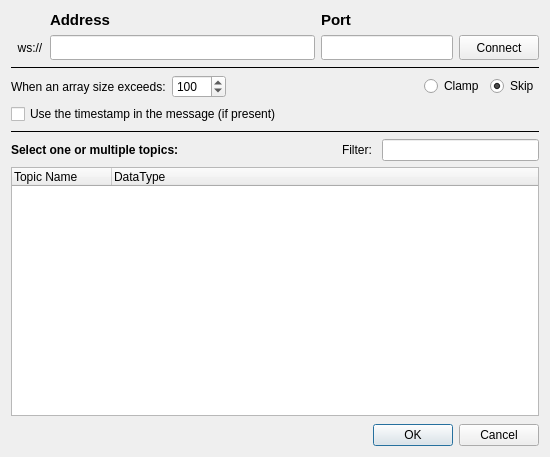
<?xml version="1.0" encoding="UTF-8"?>
<ui version="4.0">
 <class>WebSocketDialog</class>
 <widget class="QWidget" name="WebSocketDialog">
  <property name="geometry">
   <rect>
    <x>0</x>
    <y>0</y>
    <width>550</width>
    <height>457</height>
   </rect>
  </property>
  <property name="windowTitle">
   <string>Form</string>
  </property>
  <layout class="QVBoxLayout" name="verticalLayout_2">
   <item>
    <layout class="QGridLayout" name="gridLayout" columnstretch="0,2,1,0">
     <item row="1" column="3">
      <widget class="QPushButton" name="buttonConnect">
       <property name="minimumSize">
        <size>
         <width>0</width>
         <height>25</height>
        </size>
       </property>
       <property name="maximumSize">
        <size>
         <width>16777215</width>
         <height>25</height>
        </size>
       </property>
       <property name="text">
        <string>Connect</string>
       </property>
       <property name="checkable">
        <bool>true</bool>
       </property>
      </widget>
     </item>
     <item row="0" column="1">
      <widget class="QLabel" name="label_3">
       <property name="font">
        <font>
         <pointsize>11</pointsize>
         <weight>75</weight>
         <bold>true</bold>
        </font>
       </property>
       <property name="text">
        <string>Address</string>
       </property>
      </widget>
     </item>
     <item row="0" column="2">
      <widget class="QLabel" name="label_4">
       <property name="font">
        <font>
         <pointsize>11</pointsize>
         <weight>75</weight>
         <bold>true</bold>
        </font>
       </property>
       <property name="text">
        <string>Port</string>
       </property>
      </widget>
     </item>
     <item row="1" column="2">
      <widget class="LineEdit" name="lineEditPort">
       <property name="minimumSize">
        <size>
         <width>0</width>
         <height>25</height>
        </size>
       </property>
       <property name="maximumSize">
        <size>
         <width>16777215</width>
         <height>25</height>
        </size>
       </property>
      </widget>
     </item>
     <item row="1" column="1">
      <widget class="LineEdit" name="lineEditAddress">
       <property name="minimumSize">
        <size>
         <width>0</width>
         <height>25</height>
        </size>
       </property>
       <property name="maximumSize">
        <size>
         <width>16777215</width>
         <height>25</height>
        </size>
       </property>
      </widget>
     </item>
     <item row="1" column="0">
      <widget class="QLabel" name="label">
       <property name="text">
        <string>  ws://</string>
       </property>
      </widget>
     </item>
    </layout>
   </item>
   <item>
    <widget class="Line" name="line">
     <property name="frameShadow">
      <enum>QFrame::Plain</enum>
     </property>
     <property name="orientation">
      <enum>Qt::Horizontal</enum>
     </property>
    </widget>
   </item>
   <item>
    <layout class="QHBoxLayout" name="parserOptionsLayout">
     <item>
      <widget class="QLabel" name="labelArraySize">
       <property name="text">
        <string>When an array size exceeds:</string>
       </property>
      </widget>
     </item>
     <item>
      <widget class="QSpinBox" name="spinBoxArraySize">
       <property name="minimum">
        <number>0</number>
       </property>
       <property name="maximum">
        <number>9999</number>
       </property>
       <property name="value">
        <number>100</number>
       </property>
      </widget>
     </item>
     <item>
      <spacer name="parserOptionsSpacer">
       <property name="orientation">
        <enum>Qt::Horizontal</enum>
       </property>
       <property name="sizeHint" stdset="0">
        <size>
         <width>40</width>
         <height>20</height>
        </size>
       </property>
      </spacer>
     </item>
     <item>
      <widget class="QRadioButton" name="radioClamp">
       <property name="text">
        <string>Clamp</string>
       </property>
      </widget>
     </item>
     <item>
      <widget class="QRadioButton" name="radioSkip">
       <property name="text">
        <string>Skip</string>
       </property>
       <property name="checked">
        <bool>true</bool>
       </property>
      </widget>
     </item>
    </layout>
   </item>
   <item>
    <widget class="QCheckBox" name="checkBoxUseTimestamp">
     <property name="text">
      <string>Use the timestamp in the message (if present)</string>
     </property>
    </widget>
   </item>
   <item>
    <widget class="Line" name="line_2">
     <property name="frameShadow">
      <enum>QFrame::Plain</enum>
     </property>
     <property name="orientation">
      <enum>Qt::Horizontal</enum>
     </property>
    </widget>
   </item>
   <item>
    <layout class="QHBoxLayout" name="horizontalLayout_5">
     <item>
      <widget class="QLabel" name="label_6">
       <property name="font">
        <font>
         <weight>75</weight>
         <bold>true</bold>
        </font>
       </property>
       <property name="text">
        <string>Select one or multiple topics:</string>
       </property>
      </widget>
     </item>
     <item>
      <spacer name="horizontalSpacer">
       <property name="orientation">
        <enum>Qt::Horizontal</enum>
       </property>
       <property name="sizeHint" stdset="0">
        <size>
         <width>40</width>
         <height>20</height>
        </size>
       </property>
      </spacer>
     </item>
     <item>
      <widget class="QLabel" name="label_7">
       <property name="text">
        <string>Filter: </string>
       </property>
      </widget>
     </item>
     <item>
      <widget class="QLineEdit" name="lineEditFilter">
       <property name="maximumSize">
        <size>
         <width>300</width>
         <height>16777215</height>
        </size>
       </property>
       <property name="clearButtonEnabled">
        <bool>true</bool>
       </property>
      </widget>
     </item>
    </layout>
   </item>
   <item>
    <widget class="QTreeWidget" name="topicsList">
     <property name="selectionMode">
      <enum>QAbstractItemView::MultiSelection</enum>
     </property>
     <property name="uniformRowHeights">
      <bool>true</bool>
     </property>
     <property name="headerHidden">
      <bool>false</bool>
     </property>
     <property name="columnCount">
      <number>2</number>
     </property>
     <column>
      <property name="text">
       <string>Topic Name</string>
      </property>
     </column>
     <column>
      <property name="text">
       <string>DataType</string>
      </property>
     </column>
    </widget>
   </item>
   <item>
    <layout class="QHBoxLayout" name="horizontalLayout" stretch="1,0">
     <property name="topMargin">
      <number>2</number>
     </property>
     <item>
      <spacer name="horizontalSpacer_2">
       <property name="orientation">
        <enum>Qt::Horizontal</enum>
       </property>
       <property name="sizeHint" stdset="0">
        <size>
         <width>40</width>
         <height>20</height>
        </size>
       </property>
      </spacer>
     </item>
     <item>
      <widget class="QDialogButtonBox" name="buttonBox">
       <property name="sizePolicy">
        <sizepolicy hsizetype="Expanding" vsizetype="Minimum">
         <horstretch>0</horstretch>
         <verstretch>0</verstretch>
        </sizepolicy>
       </property>
       <property name="standardButtons">
        <set>QDialogButtonBox::Cancel|QDialogButtonBox::Ok</set>
       </property>
       <property name="centerButtons">
        <bool>true</bool>
       </property>
      </widget>
     </item>
    </layout>
   </item>
  </layout>
 </widget>
 <customwidgets>
  <customwidget>
   <class>LineEdit</class>
   <extends>QLineEdit</extends>
   <header>PlotJuggler/line_edit.h</header>
  </customwidget>
 </customwidgets>
 <resources/>
 <connections/>
</ui>
